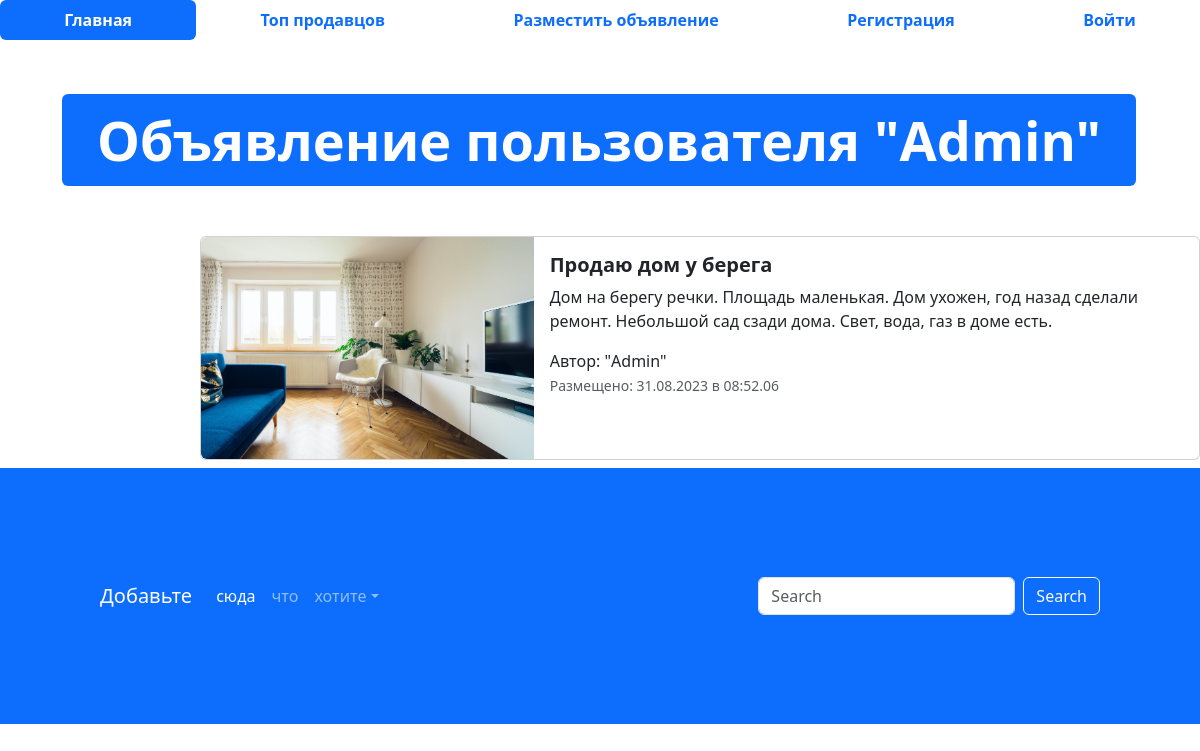
The page /advertisement/13 on the database its author committed.
### my_adverts/models.py (models this page shows, shortened)
class Advertisement(models.Model):
    title = models.CharField('Заголовок', max_length=128)
    description = models.TextField('Описание')
    price = models.DecimalField('Цена', max_digits=10, decimal_places=2)
    photo = models.ImageField('Изображение', upload_to='advertisement')
    created_at = models.DateTimeField('Создано', auto_now_add=True)
    updated_at = models.DateTimeField('Обновлено', auto_now=True)
    category = models.SmallIntegerField('Категория')
    location = models.CharField('Локация товара', max_length=225)
    auction = models.BooleanField('Торг', help_text='Отметьте, если торг уместен')
    user = models.ForeignKey(User, verbose_name='Автор', on_delete=models.CASCADE)
    class Meta:
        db_table = 'advertisements'
    @admin.display(description="Дата создания")
    def created_date(self):
        from django.utils import timezone
        if self.created_at == timezone.now().date():
            create_time = self.created_at.strftime('%H:%M.%S')
            return format_html('<span>Сегодня в {}</span>', create_time)
        date = self.created_at.strftime('%d.%m.%Y')
        time = self.created_at.strftime('%H:%M.%S')
        return format_html('<span>{} в {}</span>', date, time)

### my_adverts/views.py (the view)
# urls.py: path('advertisement/<int:pk>', advertisementDetails, name='advertisement_details'),
def advertisementDetails(request, pk):
    advertisement = Advertisement.objects.get(id=pk)
    context = {'advertisement' : advertisement}
    return render(request, 'adverts_app/advertisement.html', context)

### templates/adverts_app/advertisement.html (shortened to what this page needs)
{% extends 'base.html' %}
{% load static %}
{% block content %}
  <div class="container" style="margin: 50px;">
    <div class="display-2">
      <span class="badge bg-primary">Объявление пользователя "{{ advertisement.user }}"</span>
    </div>
  </div>
  <div class="col offset-2">
    <div class="card mb-2" style="max-width: 1200px; margin-top: 20px;">
      <div class="row g-0">
        <div class="col-md-4">
          <a href="#" class="nav-link">
            <img src="{% if advertisement.photo %} {{ advertisement.photo.url }} {% else %} {% static 'img/adv.png' %} {% endif %}" class="img-fluid rounded-start" alt="Card title">
          </a>
        </div>
        <div class="col">
          <div class="card-body">
            <h5 class="card-title">
              <a href="#" class="nav-link"><strong>{{ advertisement.title }}</strong></a>
            </h5>
            <p class="card-text">
              {{ advertisement.description }}
            </p>
            <span>Автор: "{{ advertisement.user }}"</span>
            <p class="card-text"><small class="text-muted">Размещено: {{ advertisement.created_date }}</small></p>
          </div>
        </div>
      </div>
    </div>
  </div>
{% endblock %}

### rows shown on the page
Advertisement: user "Admin", photo (picture), title "Продаю дом у берега", description "Дом на берегу речки. Площадь маленькая. Дом ухожен, год назад сделали ремонт. Небольшой сад сзади дома. Свет, вода, газ в доме есть.", created_date "31.08.2023 в 08:52.06"
